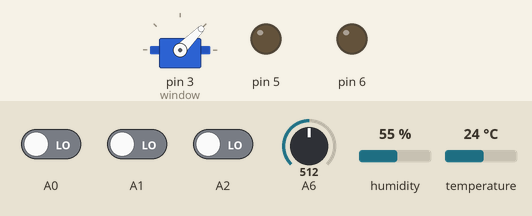
A sketch run on a simulated Arduino Nano, built with avr-gcc and run on an emulated ATmega328P. On the bench: servo, output pins drawn as LEDs (lit = HIGH). The inputs (shaded band) are chosen by the test bench; at power-on: A0 LOW, A1 LOW, A2 LOW, A6 = 512, humidity 55 %, temperature 24 °C. What the sketch prints to the serial monitor is not drawn.

Above: at 1.2 s.
1.3 s: A0 driven HIGH
At 2.2 s:
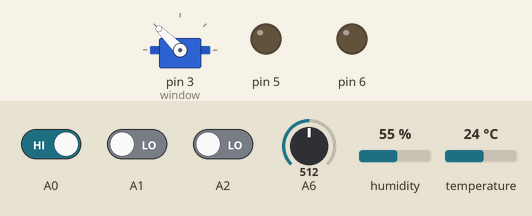
2.8 s: A1 driven HIGH
At 3.9 s:
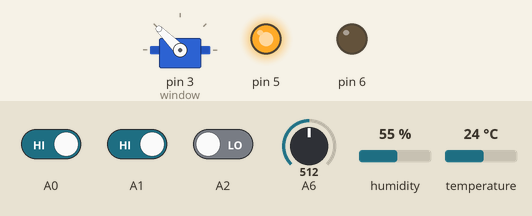
4.3 s: A2 driven HIGH
At 4.8 s:
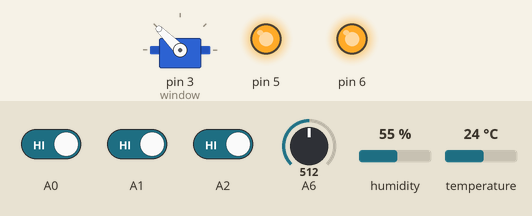
5.8 s: A0 driven LOW
At 6.4 s:
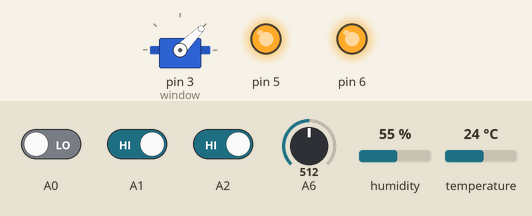
7.3 s: A1 driven LOW
At 8.1 s:
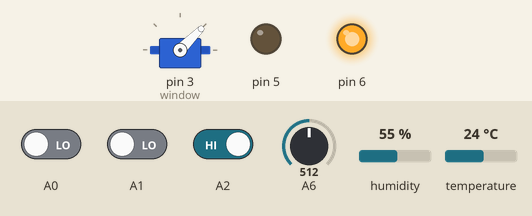
8.8 s: A0 driven HIGH
At 10.2 s:
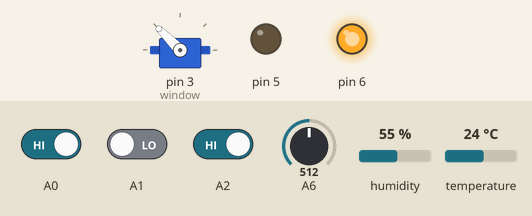
Timing chart, 0 to 11.3 s (numbered marks = the images above; inputs shaded):
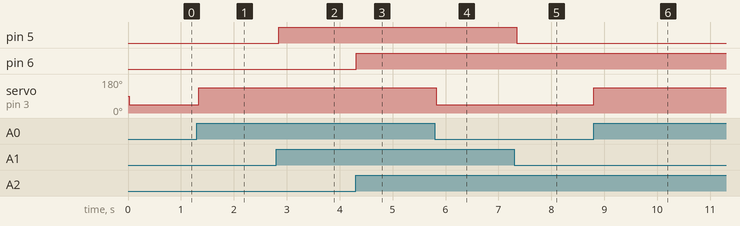

Measured:
- after the input at 1.3 s, servo on pin 3 (window): 45° → 135° at once
- after the input at 2.8 s, pin 5: LOW → HIGH after 0.05 s
- after the input at 4.3 s, pin 6: LOW → HIGH at once
- after the input at 5.8 s, servo on pin 3 (window): 135° → 45° at once
- after the input at 7.3 s, pin 5: HIGH → LOW at once
- after the input at 8.8 s, servo on pin 3 (window): 45° → 135° at once

The sketch:

nano.ino
```cpp
#include <Servo.h>
#include "DHT.h"

DHT dht(9, DHT11);
Servo window;

void setup() {
  // put your setup code here, to run once:
  Serial.begin(9600);
  pinMode(A0, INPUT); // окно ESP
  pinMode(A1, INPUT); // ванна ESP
  pinMode(A2, INPUT); // свет ESP

  pinMode(A6, INPUT); // дождь

  dht.begin();
  window.attach(3); // окно NANO
  pinMode(5, OUTPUT); // ванна NANO
  pinMode(6, OUTPUT); // свет NANO
}

void loop() {
  // put your main code here, to run repeatedly:
  Serial.print("Rain: ");
  Serial.print(analogRead(A6));
  Serial.print("     |      Температура: ");
  Serial.println(dht.readTemperature());
  if (digitalRead(A0) == 1) {
    window.write(135);
  }
  if (digitalRead(A0) == 0) {
    window.write(45);
  }

  digitalWrite(5, digitalRead(A1));
  digitalWrite(6, digitalRead(A2));
}
```
